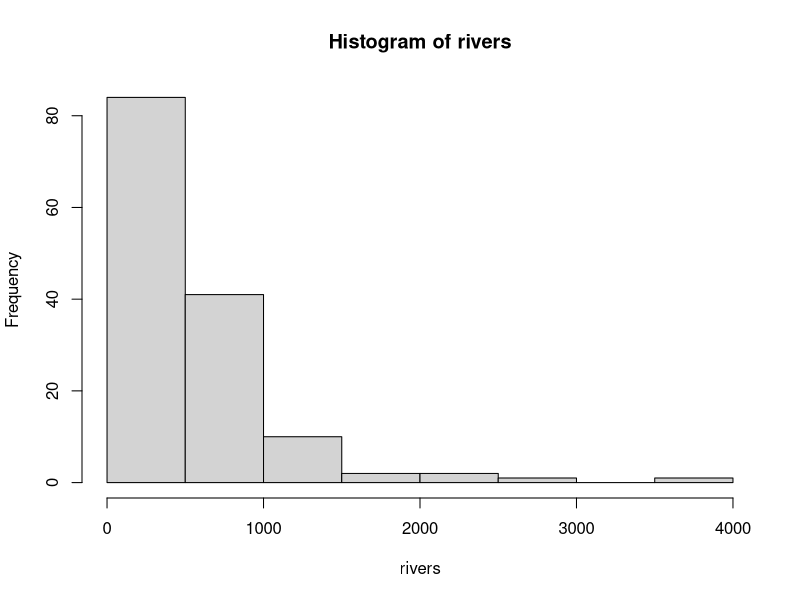
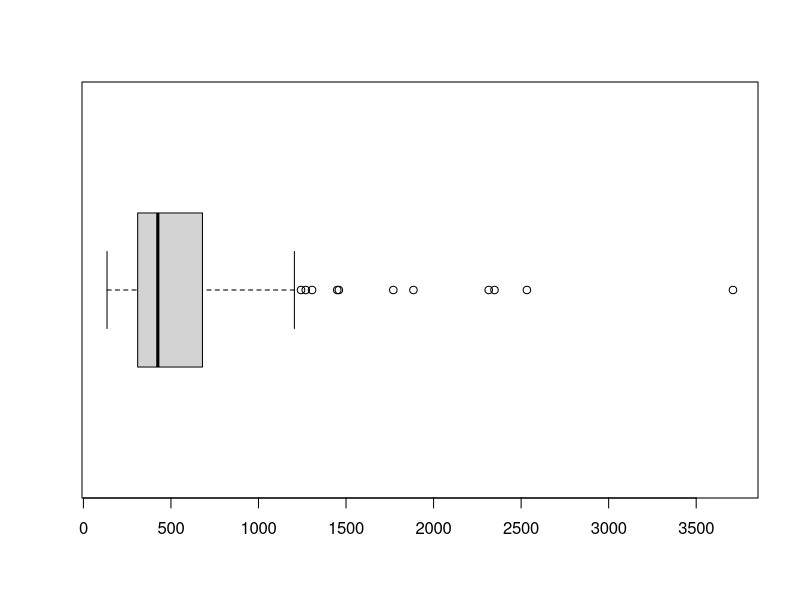

Write the R code that produced these figures, in order. (Note: this script raises an error after producing the figures.)
dat<-data.frame(a=c(1, Inf), b = c(Inf, 3), d=c("a","b"))
which(is.na(dat))
#sapply will supply the values which are infinite and is.na() will enforce infinite values to NA
is.na(dat)<-sapply(dat, is.infinite)
dat
?which


#outliers detection
# rivers dataset, length of major north american rivers
View(rivers)
summary(rivers)
hist(rivers)
boxplot(rivers,horizontal = TRUE)

riv1<-rivers[rivers < 1250]
boxplot(riv, horizontal = TRUE)

riv2<-rivers[rivers < 1050]
hist(riv2)
boxplot(riv2, horizontal = TRUE)